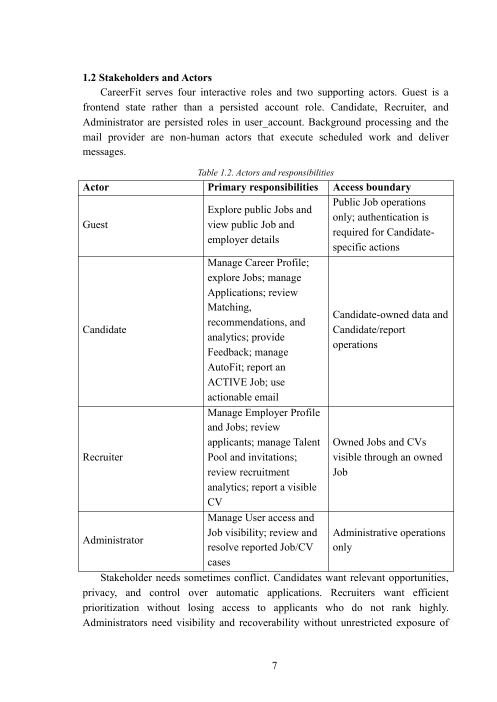
#> input picture Doc/working/render-20260809-approved-usecases-word/page-020.png, 993 x 1404 px (shown at 1/2 size); its folder holds only this picture in this run
$ python make-contact-sheet-approved-usecases.py
#> lines starting #> are read from the running program, lines starting #| are printed output that depends on the picture
from pathlib import Path
from PIL import Image, ImageDraw, ImageFont

source = Path(r"C:\CODING\Thesis\Doc\working\render-20260809-approved-usecases-word")
output = source / "contact-sheets"
output.mkdir(parents=True, exist_ok=True)
pages = sorted(source.glob("page-*.png"), key=lambda p: int(p.stem.split("-")[-1]))
font = ImageFont.truetype(r"C:\Windows\Fonts\arial.ttf", 15)
cols, per, thumb_w, gap, label_h = 4, 16, 250, 12, 24
for start in range(0, len(pages), per):
    batch = pages[start:start+per]
    thumbs = []
    for path in batch:
        image = Image.open(path).convert("RGB")
#> image is the input picture: PIL image 993x1404 RGB; min 0, max 255, mean 245.2
        h = round(image.height * thumb_w / image.width)
#> h = 353
        thumbs.append((path, image.resize((thumb_w, h))))
    rows = (len(batch)+cols-1)//cols
    th = max(im.height for _,im in thumbs)
#> th = 353
    sheet = Image.new("RGB", (gap+cols*(thumb_w+gap), gap+rows*(label_h+th+gap)), "#d9dde4")
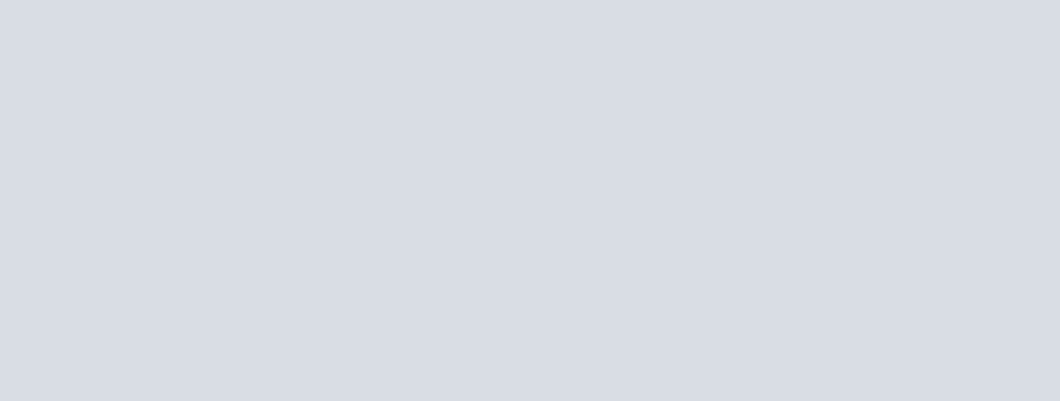
#> sheet: PIL image 1060x401 RGB; mean R, G, B 217, 221, 228
    draw = ImageDraw.Draw(sheet)
    for index,(path,im) in enumerate(thumbs):
        row,col=divmod(index,cols); x=gap+col*(thumb_w+gap); y=gap+row*(label_h+th+gap)
        draw.text((x,y+3),f"Page {int(path.stem.split('-')[-1])}",font=font,fill="black")
        sheet.paste(im,(x,y+label_h))
#> this loop made 1 pass
#> (row, col, x, y) on pass 1: (0, 0, 12, 12)
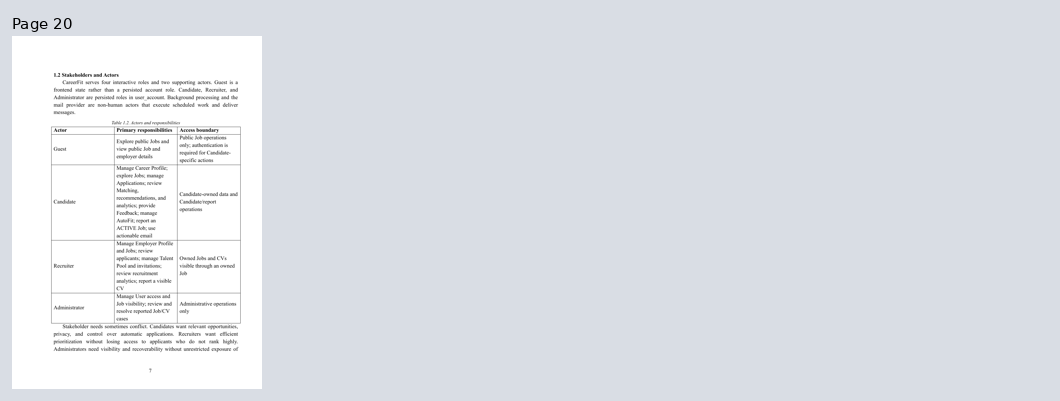
#> sheet: PIL image 1060x401 RGB; mean R, G, B 222.7, 225.8, 231.4
    first=int(batch[0].stem.split('-')[-1]); last=int(batch[-1].stem.split('-')[-1])
    sheet.save(output/f"pages-{first:03d}-{last:03d}.jpg",quality=88)
print(f"pages={len(pages)} sheets={(len(pages)+per-1)//per}")

$ run again, on Doc/working/render-20260809-approved-usecases-word/page-065.png
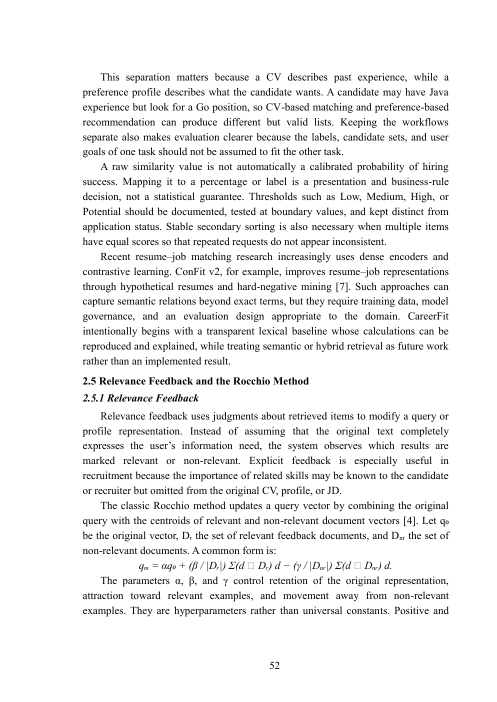
#> input picture Doc/working/render-20260809-approved-usecases-word/page-065.png, 993 x 1404 px (shown at 1/2 size)
#> image is the input picture: PIL image 993x1404 RGB; min 0, max 255, mean 240.3
#> th = 353
#> the loop `for index,(path,im) in enumerate(thumbs):` made 1 pass
#> (row, col, x, y) on pass 1: (0, 0, 12, 12)
#> after the loop `for index,(path,im) in enumerate(thumbs):`:
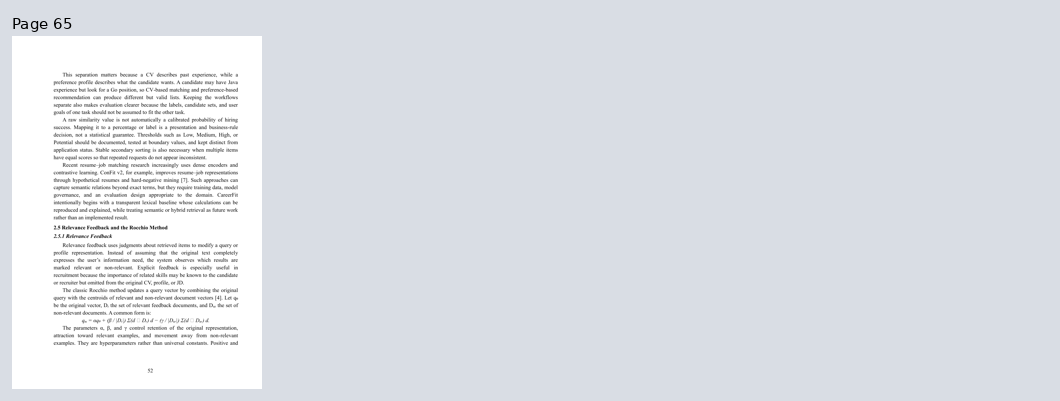
#> sheet: PIL image 1060x401 RGB; mean R, G, B 221.6, 224.8, 230.4

$ run again, on Doc/working/render-20260809-approved-usecases-word/page-079.png
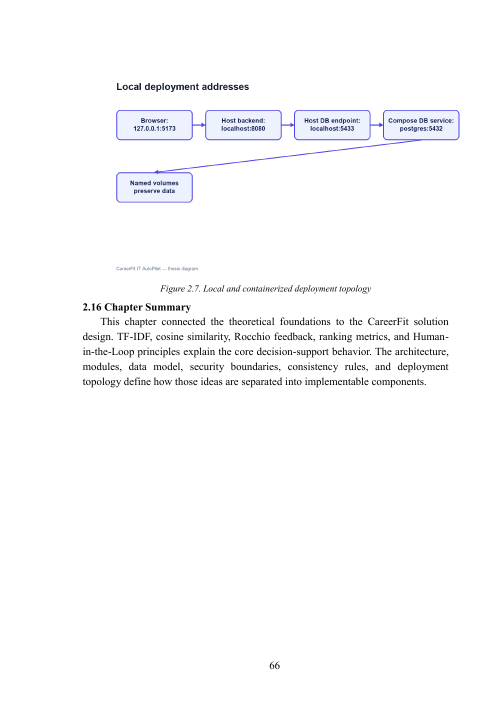
#> input picture Doc/working/render-20260809-approved-usecases-word/page-079.png, 993 x 1404 px (shown at 1/2 size)
#> image is the input picture: PIL image 993x1404 RGB; mean R, G, B 250.3, 250.5, 251.5
#> th = 353
#> the loop `for index,(path,im) in enumerate(thumbs):` made 1 pass
#> (row, col, x, y) on pass 1: (0, 0, 12, 12)
#> after the loop `for index,(path,im) in enumerate(thumbs):`:
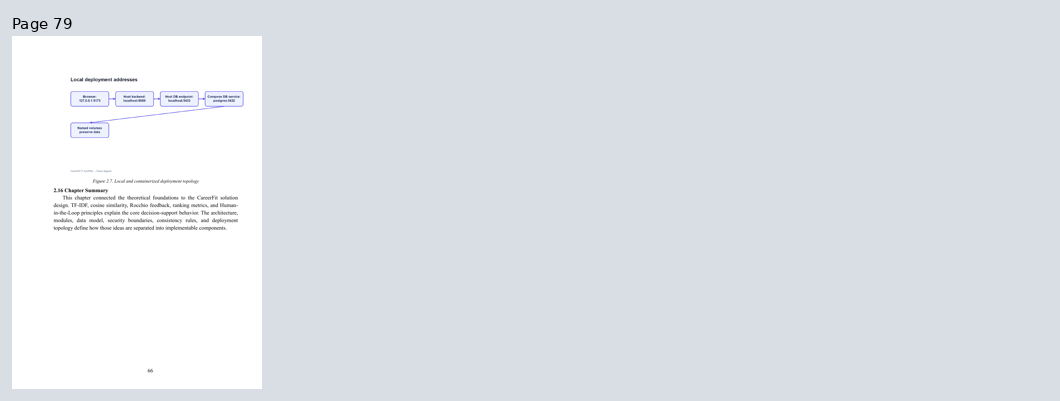
#> sheet: PIL image 1060x401 RGB; mean R, G, B 223.8, 227, 232.8

$ run again, on Doc/working/render-20260809-approved-usecases-word/page-081.png
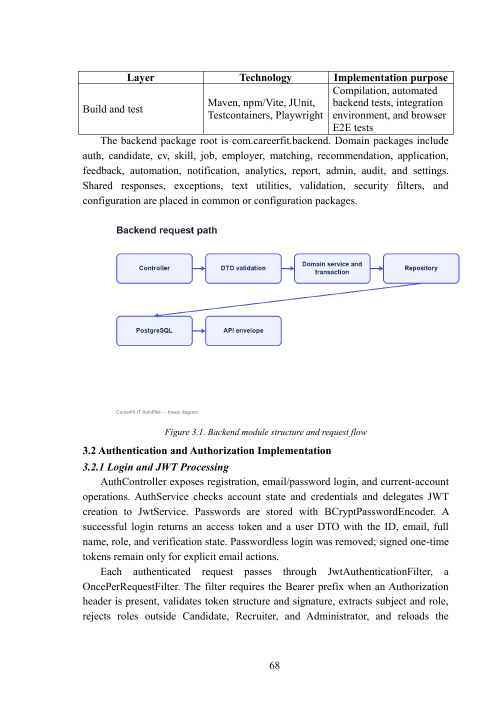
#> input picture Doc/working/render-20260809-approved-usecases-word/page-081.png, 993 x 1404 px (shown at 1/2 size)
#> image is the input picture: PIL image 993x1404 RGB; mean R, G, B 244, 244.2, 245.4
#> th = 353
#> the loop `for index,(path,im) in enumerate(thumbs):` made 1 pass
#> (row, col, x, y) on pass 1: (0, 0, 12, 12)
#> after the loop `for index,(path,im) in enumerate(thumbs):`:
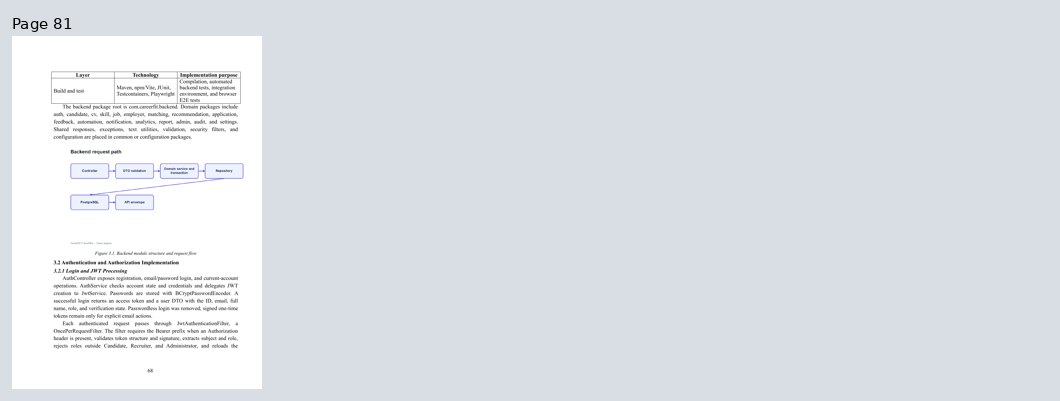
#> sheet: PIL image 1060x401 RGB; mean R, G, B 222.5, 225.7, 231.5

$ run again, on Doc/working/render-20260809-approved-usecases-word/page-035.png
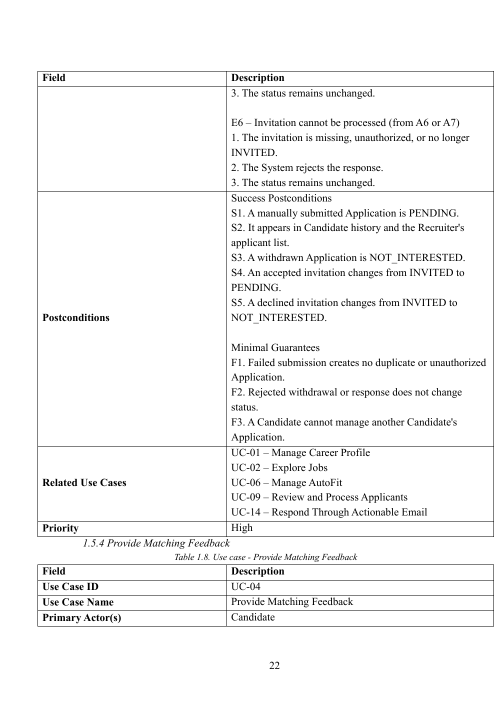
#> input picture Doc/working/render-20260809-approved-usecases-word/page-035.png, 993 x 1404 px (shown at 1/2 size)
#> image is the input picture: PIL image 993x1404 RGB; min 0, max 255, mean 245.6
#> th = 353
#> the loop `for index,(path,im) in enumerate(thumbs):` made 1 pass
#> (row, col, x, y) on pass 1: (0, 0, 12, 12)
#> after the loop `for index,(path,im) in enumerate(thumbs):`:
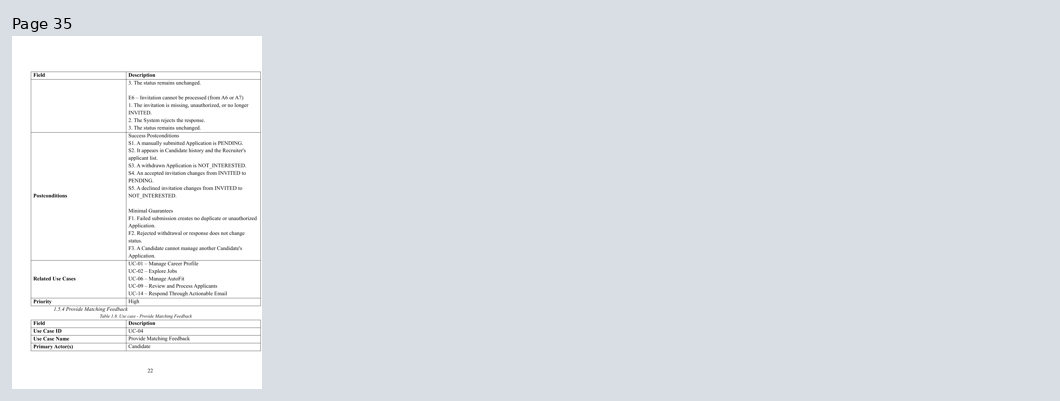
#> sheet: PIL image 1060x401 RGB; mean R, G, B 222.8, 225.9, 231.5
